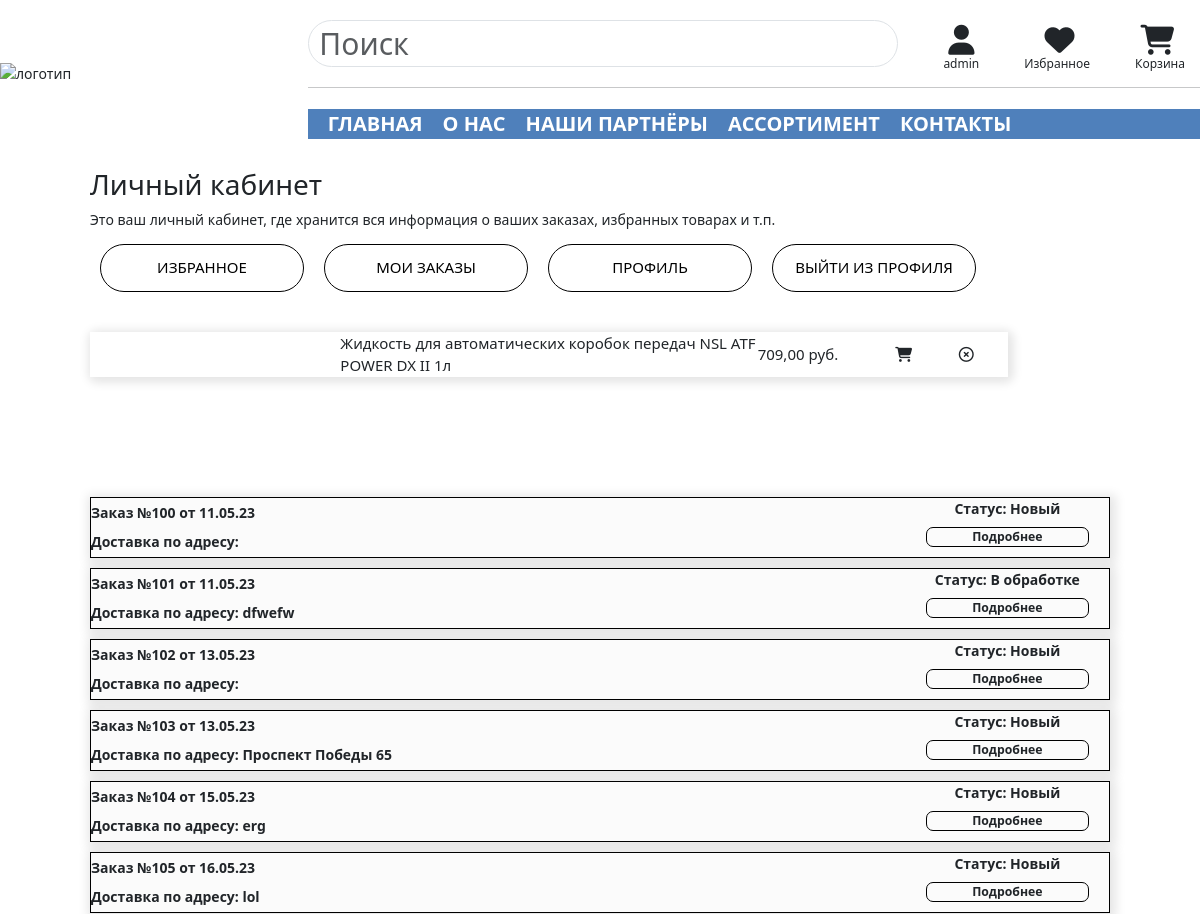
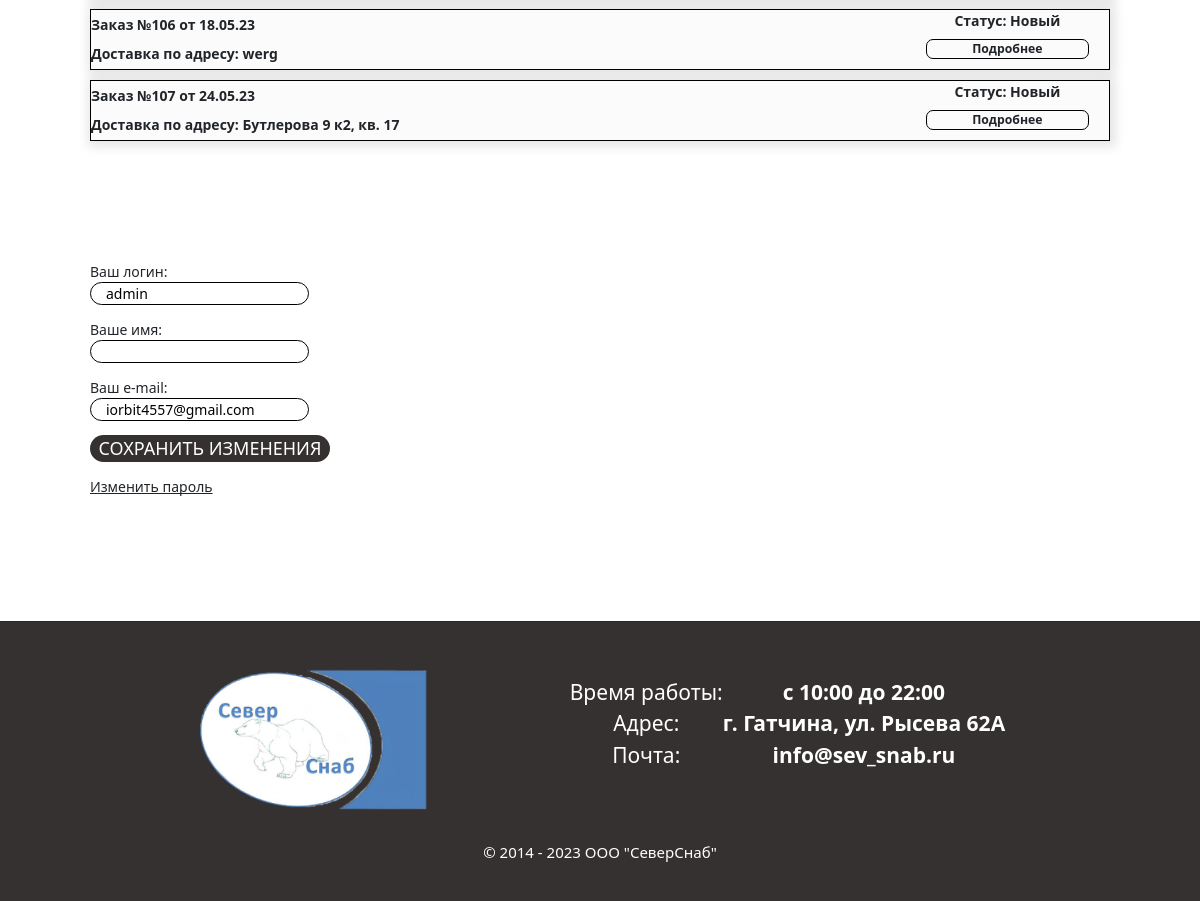
The app's page /account/ (signed in) with its own data (2 pictures, top to bottom).
### shop/models.py (models this page shows, shortened)
class Product(models.Model):
    code = models.CharField(max_length=100, primary_key=True, default=0, db_index=True)
    vendor_code = models.CharField(max_length=100, unique=True, null=True, blank=True, db_index=True)
    brand = models.ForeignKey(Brand, on_delete=models.CASCADE, null=True)
    name_m = models.CharField(max_length=200, null=True, db_index=True)
    name = models.CharField(max_length=200, db_index=True)
    visual_name = models.CharField(max_length=200, null=True, blank=True)
    category = models.ManyToManyField(Category)
    oiltype = models.ForeignKey(OilType, on_delete=models.CASCADE, blank=True, null=True, default='-')
    viscosity = models.ManyToManyField(Viscosity, blank=True, null=True, default='-')
    compound = models.ForeignKey(Compound, on_delete=models.CASCADE, blank=True, null=True, default='-')
    fuel = models.ManyToManyField(Fuel, blank=True, default='-')
    transmission = models.ManyToManyField(Transmission, blank=True, default='-')
    volume = models.IntegerField(null=True, blank=True, default='-')
    description = models.TextField(null=True, blank=True, default='-')
    stock = models.PositiveIntegerField(default=0)
    price = models.DecimalField(max_digits=10, decimal_places=2)
    available = models.BooleanField(default=True)
    security_pasport = models.CharField(max_length=300, null=True, blank=True)
    tech_desc = models.CharField(max_length=300, null=True, blank=True)
    is_favorite = models.BooleanField(default=False)
    img = ProcessedImageField(upload_to='shop/img/products',
                              processors=[ResizeToFit(245.69, 317.97)],
                              options={'quality': 90},null=True, blank=True)

### orders/models.py (models this page shows, shortened)
class Order(models.Model):
    status = models.CharField('Статус', max_length=20, choices=STATUS_CHOICES, default='new')
    user = models.ForeignKey(User, on_delete=models.CASCADE, null=True)
    type = models.CharField('Тип клиента', max_length=200, null=True)
    full_name = models.CharField('Ф.И.О.', max_length=200, null=True)
    phone = models.CharField('Телефон', max_length=200, null=True)
    email = models.EmailField('Email', null=True)
    address = models.CharField('Адрес', max_length=250)
    postal_code = models.CharField('Почтовый индекс', max_length=20)
    way_to_get = models.CharField('Способ получения', max_length=200, null=True, blank=True)
    comment = models.TextField('Комментарий', null=True, blank=True)
    created = models.DateTimeField('Создано',auto_now_add=True)
    updated = models.DateTimeField('Обновлено', auto_now=True)
    paid = models.BooleanField('Оплачено', default=False)
    manager_status = models.BooleanField('Рассмотрено', default=False, blank=False)
    total_cost = models.DecimalField('Итоговая стоимость', max_digits=10, decimal_places=2, blank=True, null=True)

### account/views.py (the view)
# urls.py: path('', views.dashboard, name='dashboard'),
@login_required
def dashboard(request):
    favorite_products = Product.objects.filter(favorite__user=request.user)
    orders = models.Order.objects.filter(user=request.user)
    if request.method == 'POST':
        form = UserChangeForm(request.POST, instance=request.user)
        if form.is_valid():
            form.save()
    else:
        form = UserChangeForm(instance=request.user)
    data = {
        'favorite_products': favorite_products,
        'orders': orders,
        'form': form,
        'user': request.user,
        'section': 'dashboard',
    }
    return render(request, 'account/dashboard.html', data)

### cart/cart.py (called while the page is built)
    def __len__(self):
        return sum(item['quantity'] for item in self.cart.values())

### cart/context_processors.py (called while the page is built)
def cart(request):
    return {'cart': Cart(request)}

### account/templates/account/dashboard.html (shortened to what this page needs)
{% extends 'shop/base.html' %}
{% load static %}
{% block content %}
    <div class="dashboard">
        <div class="dashboard_body">
            <div class="dashboard_content">
                <h2>Личный кабинет</h2>
                <p>Это ваш личный кабинет, где хранится вся информация о ваших заказах, избранных товарах и т.п.</p>
                <div class="tabs">
                    <button class="tablinks" onclick="openTab(event, 'favorites')">Избранное</button>
                    <button class="tablinks" onclick="openTab(event, 'orders')">Мои заказы</button>
                    <button class="tablinks" onclick="openTab(event, 'profile')">Профиль</button>
                    <button class="tablinks" onclick="window.location.href='{% url 'logout' %}'">Выйти из профиля</button>
                </div>
                <div id="favorites" class="tab-content">
                    <div class="favorite_container">
                        <div class="favorite_body">
                            {% if favorite_products %}
                                <div class="favorite_items">
                                    {% for product in favorite_products %}
                                        <div class="favorite_item">
                                            <table class="favorite_positions">
                                                <tbody>
                                                <tr>
                                                    <td style="background: #FFFFFF"><img src="{{ product.img.url }}"
                                                    </td>
                                                    <td style="background: #FFFFFF">{{ product.name }}</td>
                                                    <td style="background: #FFFFFF">{{ product.price }} руб.</td>
                                                    <td width="150px" style="background: #FFFFFF" align="right"><a
                                                            href="{% url 'add-fav-to-cart' product.code %}"><i
                                                            class="fa-solid fa-cart-shopping"></i></a></td>
                                                    <td width="150px" style="background: #FFFFFF" align="right"><a
                                                            href="{% url 'delete-favorite' product.code %}"><i
                                                            class="fa-regular fa-circle-xmark"></i></a></td>
                                                </tr>
                                                </tbody>
                                            </table>
                                        </div>
                                    {% endfor %}
                                </div>
                            {% else %}
                                <h3>У вас ещё нет избранных продуктов</h3>
                            {% endif %}
                        </div>
                    </div>
                </div>
                <div id="orders" class="tab-content">
                    <div id="orders-body">
                        {% if orders %}
                            {% for order in orders %}
                                <div class="order_item">
                                    <table class="order-positions">
                                        <tbody>
                                        <tr>
                                            <td>Заказ №{{ order.id }} от {{ order.created|date:"d.m.y" }}</td>
                                            <td>Статус: {{ order.get_status_display }}</td>
                                        </tr>
                                        <tr>
                                            <td>Доставка по адресу: {{ order.address }}</td>
                                            <td><a href="{% url 'order-detail' order.id %}"><small>Подробнее</small></a></td>
                                        </tr>
                                        </tbody>
                                    </table>
                                </div>
                            {% endfor %}
                        {% else %}
                            <h3>Вы ещё не сделали ни одного заказа</h3>
                        {% endif %}
                    </div>
                </div>
                <div id="profile" class="tab-content">
                    <form method="post">
                        <p>Ваш логин: {{ form.username }}</p>
                        <p>Ваше имя: {{ form.first_name }}</p>
                        <p>Ваш e-mail: {{ form.email }}</p>
                        <p><input class="save-changes" type="submit" value="Сохранить изменения"></p>
                    </form>
                    <a href="{% url 'password-change' %}"><u>Изменить пароль</u></a>
                </div>
            </div>
        </div>
    </div>
    </div>
{% endblock %}

### shop/templates/shop/base.html (shortened to what this page needs)
{% load static %}
<!DOCTYPE html>
<html lang="en">
    <head>
        <link rel="stylesheet" href="{% static 'shop/css/reset.css' %}">
        <link rel="stylesheet" href="{% static 'shop/css/bootstrap.min.css' %}">
        <link rel="stylesheet" href="{% static 'shop/css/style.css' %}">
        <link rel="stylesheet"
              href="https://cdn.jsdelivr.net/npm/@fortawesome/fontawesome-free@6.2.1/css/fontawesome.min.css"
>
        <link rel="stylesheet"
              href="https://cdnjs.cloudflare.com/ajax/libs/animate.css/4.1.1/animate.min.css" />
    </head>
    <header class="pc">
        <div class="header-body">
            <div class="logo">
                <a href="{% url 'assortment' %}">
                    <img src="{% static 'shop/img/logo.svg' %}" alt="логотип">
                </a>
            </div>
            <div class="nav">
                <div class="search">
                    <div class="search_block">
                        <form action="{% url 'search' %}" , method="get" class="form-horizontal">
                            <input type="search" placeholder="Поиск" name="q" class="form-control">
                        </form>
                    </div>
                    <div class="buttons_block">
                        <div class="buttons">
                            <div class="login">
                                <div class="login-icon">
                                    <a href="{% url 'dashboard' %}" class="pc-icon">
                                        <i class="fa-solid fa-user"></i>
                                    </a>
                                    <span class="login-label">
                                        {% if request.user.is_authenticated %}
                                            {{ request.user.username }}
                                        {% else %}
                                            <a href="{% url 'login' %}">Вход</a>
                                        {% endif %}
                                    </span>
                                </div>
                            </div>
                            <div class="favorite">
                                <div class="favorite-icon">
                                    <a href="{% url 'dashboard' %}" class="pc-icon">
                                        <i class="fa-solid fa-heart"></i>
                                    </a>
                                    <div class="favorite-label">Избранное</div>
                                </div>
                            </div>
                            <div class="cart">
                                {% with total_items=cart|length %}
                                    <div class="cart-icon">
                                        <a href="{% url 'cart-detail' %}" class="pc-icon">
                                            <i class="fa fa-shopping-cart"></i>
                                        </a>
                                        <div class="cart-label">Корзина</div>
                                    </div>
                                {% endwith %}
                            </div>
                        </div>
                    </div>
                </div>
                <hr>
                <nav class="navbar navbar-expand-lg navbar-light ">
                    <div class="collapse navbar-collapse" id="navbarNav">
                        <ul class="navbar-nav mr-auto">
                            <li class="nav-item">
                                <a href="{% url 'main' %}">главная</a>
                            </li>
                            <li class="nav-item">
                                <a href="{% url 'about' %}">о нас</a>
                            </li>
                            <li class="nav-item">
                                <a href="{% url 'partners' %}">наши партнёры</a>
                            </li>
                            <li class="nav-item">
                                <a href="{% url 'assortment' %}">ассортимент</a>
                            </li>
                            <li class="nav-item">
                                <a href="{% url 'contacts' %}">контакты</a>
                            </li>
                        </ul>
                    </div>
                </nav>
            </div>
        </div>
    </header>
    <div class="art_margin"></div>
<body>
    <div class="main-content">
        {% block content %}{% endblock %}
</body>
<footer>
    <hr>
    <div class="footer-body">
        <div class="footer-second-floor">
            <div class="footer-logo">
                <img src="{% static 'shop/img/logo.png' %}" alt="">
            </div>
            <div class="footer-timetable">
                <table>
                    <tbody>
                        <tr>
                            <td>Время работы:</td>
                            <td>с 10:00 до 22:00</td>
                        </tr>
                        <tr>
                            <td>Адрес:</td>
                            <td>г. Гатчина, ул. Рысева 62А</td>
                        </tr>
                        <tr>
                            <td>Почта:</td>
                            <td>
                                <a href="mailto: info@sev_snab.ru">info@sev_snab.ru</a>
                            </td>
                        </tr>
                    </tbody>
                </table>
            </div>
        </div>
    </div>
    <div class="underfooter_container">
        <div class="underfooter_body">
            <div class="underfooter">
                <h3>&#169 2014 - 2023 ООО "СеверСнаб"</h3>
            </div>
        </div>
    </div>
</footer>
</html>

### records on screen
Product: name "Жидкость для автоматических коробок передач NSL ATF POWER DX II 1л", price "709,00"
Order: id "100", created "11.05.23", status "Новый"
Order: id "101", created "11.05.23", status "В обработке", address "dfwefw"
Order: id "102", created "13.05.23", status "Новый"
Order: id "103", created "13.05.23", status "Новый", address "Проспект Победы 65"
Order: id "104", created "15.05.23", status "Новый", address "erg"
Order: id "105", created "16.05.23", status "Новый", address "lol"
Order: id "106", created "18.05.23", status "Новый", address "werg"
Order: id "107", created "24.05.23", status "Новый", address "Бутлерова 9 к2, кв. 17"

### other values on screen
{{ request.user.username }} "admin"
